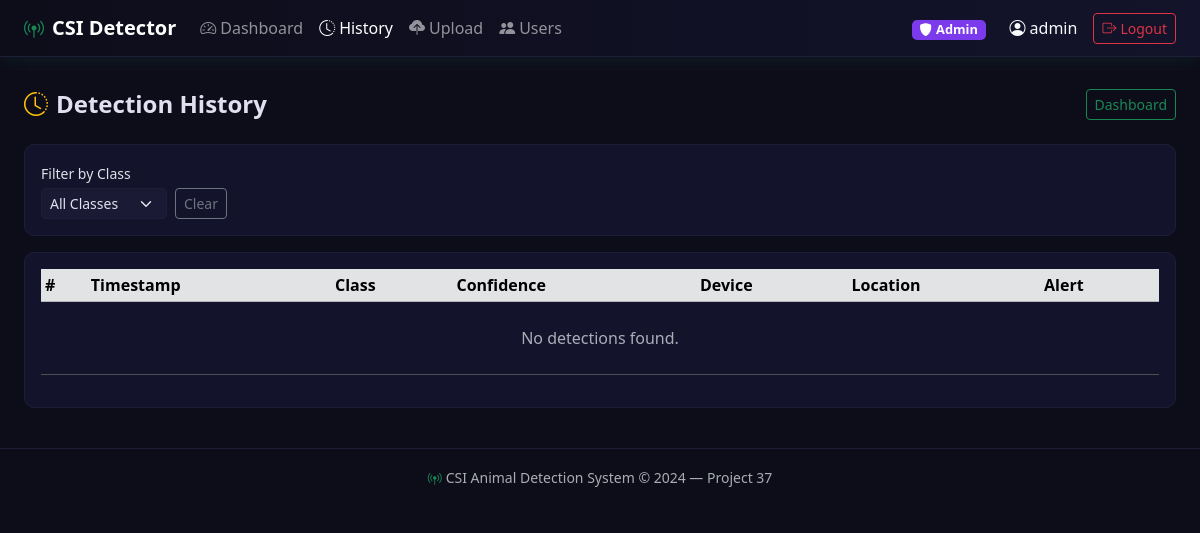
Page /history?page=88 (signed in) on the earlier database version.
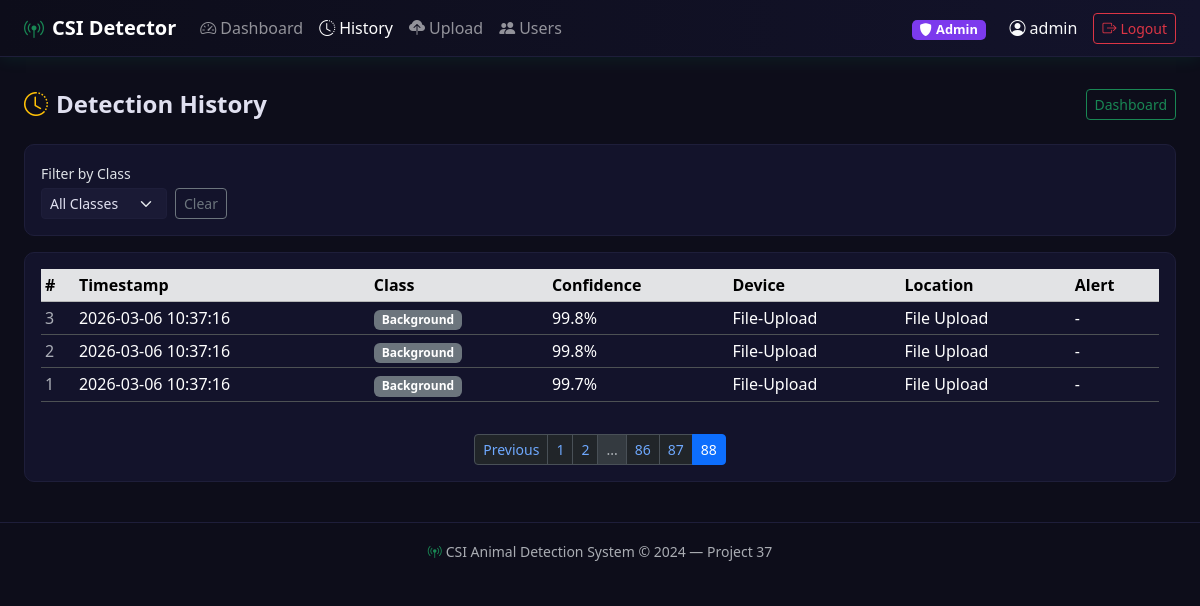
Same page on the later database version.
### models.py (models this page shows, shortened)
class Detection(db.Model):
    __tablename__ = 'detections'
    id=db.Column(db.Integer, primary_key=True)
    timestamp=db.Column(db.DateTime, default=datetime.utcnow, index=True)
    predicted_class=db.Column(db.Integer,  nullable=False)
    class_name=db.Column(db.String(50), nullable=False)
    confidence=db.Column(db.Float,    nullable=False)
    alert_triggered=db.Column(db.Boolean,  default=False)
    device_id=db.Column(db.String(50), default='ESP32-01')
    location=db.Column(db.String(100), default='Road Sensor 1')
    user_id=db.Column(db.Integer, db.ForeignKey('users.id'), nullable=True, index=True)

### app.py (the view)
    @app.route("/history")
    @login_required
    def history():
        page         = request.args.get("page", 1, type=int)
        class_filter = request.args.get("class", "")
        q            = _det_query().order_by(Detection.timestamp.desc())
        if class_filter:
            q = q.filter_by(class_name=class_filter)
        pagination = q.paginate(page=page, per_page=25, error_out=False)
        return render_template("history.html", pagination=pagination,
            class_filter=class_filter, class_names=Config.CLASS_NAMES)

### models.py (called while the page is built)
@login_manager.user_loader
def load_user(user_id):
    return User.query.get(int(user_id))

### templates/history.html (shortened to what this page needs)
{% extends 'base.html' %}
{% block content %}
<div class="d-flex justify-content-between align-items-center mb-4">
  <h4 class="fw-bold mb-0"><i class="bi bi-clock-history me-2 text-warning"></i>Detection History</h4>
  <a href="{{url_for('dashboard')}}" class="btn btn-sm btn-outline-success">Dashboard</a>
</div>
<div class="card csi-card p-3 mb-3">
  <form method="GET" class="row g-2 align-items-end">
    <div class="col-auto"><label class="form-label small mb-1">Filter by Class</label>
    <select name="class" class="form-select form-select-sm" onchange="this.form.submit()">
      <option value="">All Classes</option>
    </select></div>
    <div class="col-auto"><a href="{{url_for('history')}}" class="btn btn-sm btn-outline-secondary">Clear</a></div>
  </form>
</div>
<div class="card csi-card p-3">
  <div class="table-responsive">
    <table class="table table-dark table-hover table-sm align-middle">
      <thead class="table-secondary"><tr><th>#</th><th>Timestamp</th><th>Class</th><th>Confidence</th><th>Device</th><th>Location</th><th>Alert</th></tr></thead>
      <tbody>
        {% for d in pagination.items %}
        <tr class="{% if d.alert_triggered %}table-danger{% endif %}">
          <td class="text-muted">{{d.id}}</td>
          <td>{{d.timestamp.strftime('%Y-%m-%d %H:%M:%S')}}</td>
          <td><span class="badge bg-secondary">{{d.class_name}}</span></td>
          <td>{{"%.1f"|format(d.confidence*100)}}%</td>
          <td>{{d.device_id}}</td>
          <td>{{d.location}}</td>
          <td>{% if d.alert_triggered %}<span class="badge bg-danger">ALERT</span>{% else %}-{% endif %}</td>
        </tr>
        {% else %}
        <tr><td colspan="7" class="text-center text-muted py-4">No detections found.</td></tr>
        {% endfor %}
      </tbody></table></div>
  {% if pagination.pages > 1 %}
  <nav class="mt-3"><ul class="pagination pagination-sm justify-content-center mb-0">
    {% if pagination.has_prev %}
    <li class="page-item"><a class="page-link" href="{{url_for('history', page=pagination.prev_num)}}">Previous</a></li>
    {% endif %}
    {% for p in pagination.iter_pages() %}
      {% if p %}
      <li class="page-item {% if p==pagination.page %}active{% endif %}"><a class="page-link" href="{{url_for('history', page=p)}}">{{p}}</a></li>
      {% else %}
      <li class="page-item disabled"><span class="page-link">...</span></li>
      {% endif %}
    {% endfor %}
  </ul></nav>
  {% endif %}
</div>
{% endblock %}

Differences in the rows shown:
added Detection: id "3", timestamp "2026-03-06 10:37:16", class_name "Background", d.confidence*100 "99.8", device_id "File-Upload", location "File Upload"
added Detection: id "2", timestamp "2026-03-06 10:37:16", class_name "Background", d.confidence*100 "99.8", device_id "File-Upload", location "File Upload"
added Detection: id "1", timestamp "2026-03-06 10:37:16", class_name "Background", d.confidence*100 "99.7", device_id "File-Upload", location "File Upload"
Other differences:
text no longer shown: "No detections found."
text now shown: "Previous"
new list line: "1"
new list line: "2"
new list line: "86"
new list line: "87"
new list line: "88"
